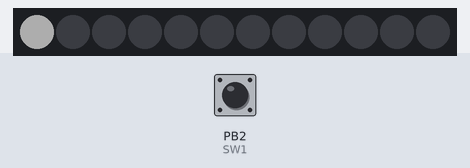
Simulated run of this sketch. Board: ATtiny85, built with avr-gcc and run on an emulated ATtiny85. On the bench: 12 RGB LEDs in strip order, left to right. Inputs (shaded band) come from the test bench; at power-on: PB2 (SW1) HIGH. Dim RGB values are drawn brighter than linear.

Above: at 0.06 s.
At 2.36 s:
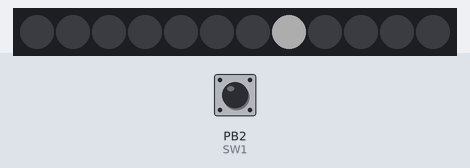
3.8 s: PB2 (SW1) pulled LOW for 1.75 s
At 4.7 s:
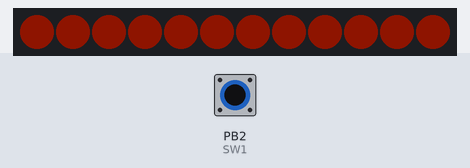

The sketch:

Atbay_v11_RGB.ino
```cpp
//Libraries to include
#include <Adafruit_NeoPixel.h>
#ifdef __AVR__
  #include <avr/power.h>
#endif

//Neopixel info
#define PIXEL_PIN    0
#define NUM_LEDS 12
#define BRIGHTNESS 50

// Defining neopixel strip
  // Parameter 1 = number of pixels in strip,  neopixel stick has 8
  // Parameter 2 = pin number (most are valid)
  // Parameter 3 = pixel type flags, add together as needed:
    // NEO_RGB     Pixels are wired for RGB bitstream
    // NEO_GRB     Pixels are wired for GRB bitstream, correct for neopixel stick
    // NEO_KHZ400  400 KHz bitstream (e.g. FLORA pixels)
    // NEO_KHZ800  800 KHz bitstream (e.g. High Density LED strip), correct for neopixel stick
Adafruit_NeoPixel strip = Adafruit_NeoPixel(NUM_LEDS, PIXEL_PIN, NEO_GRB + NEO_KHZ800);

//Turn Neopixel showtype to OFF---------------------------------------------------------------
int showType = 0;

//Soft tactile button "switch"
#define SW1 2

//Trinket_watch time code
long last = millis();
unsigned long sinceLast = millis();

//24hr clock [00:00 = 12am start of day] [12:00 = 12 noon, midday] [24:00 = 12 midnight end of day]
//int hours = 23;  //Testing to see if reminder light comes on again after 24hrs is reached
int hours = 0;
//int minutes = 59; // Testing to see if reminder light turns off at end of hour 1
int minutes = 0;
int seconds = 0;
int ms = 0;

//Establishes the mode variable which can have the following states
  //It enables the programmer to create a variable that can be a selected set of values.
enum Mode {
  OFF,
  REMINDER,
};

//Defining the mode = off referenced above------------------------------?
Mode mode = OFF;  //---? this was in original code
int docked = 0;

//Callback method prototypes--------------------------------------------?
//void updateInternalTime();
//void modeCheck();
//void readSwitches();
//void controlLED();
//void reminderLight();
//void rewardLight();

//This is a reference table for defining neopixel brightness
byte neopix_gamma[] = {
    0,  0,  0,  0,  0,  0,  0,  0,  0,  0,  0,  0,  0,  0,  0,  0,
    0,  0,  0,  0,  0,  0,  0,  0,  0,  0,  0,  0,  1,  1,  1,  1,
    1,  1,  1,  1,  1,  1,  1,  1,  1,  2,  2,  2,  2,  2,  2,  2,
    2,  3,  3,  3,  3,  3,  3,  3,  4,  4,  4,  4,  4,  5,  5,  5,
    5,  6,  6,  6,  6,  7,  7,  7,  7,  8,  8,  8,  9,  9,  9, 10,
   10, 10, 11, 11, 11, 12, 12, 13, 13, 13, 14, 14, 15, 15, 16, 16,
   17, 17, 18, 18, 19, 19, 20, 20, 21, 21, 22, 22, 23, 24, 24, 25,
   25, 26, 27, 27, 28, 29, 29, 30, 31, 32, 32, 33, 34, 35, 35, 36,
   37, 38, 39, 39, 40, 41, 42, 43, 44, 45, 46, 47, 48, 49, 50, 50,
   51, 52, 54, 55, 56, 57, 58, 59, 60, 61, 62, 63, 64, 66, 67, 68,
   69, 70, 72, 73, 74, 75, 77, 78, 79, 81, 82, 83, 85, 86, 87, 89,
   90, 92, 93, 95, 96, 98, 99,101,102,104,105,107,109,110,112,114,
  115,117,119,120,122,124,126,127,129,131,133,135,137,138,140,142,
  144,146,148,150,152,154,156,158,160,162,164,167,169,171,173,175,
  177,180,182,184,186,189,191,193,196,198,200,203,205,208,210,213,
  215,218,220,223,225,228,231,233,236,239,241,244,247,249,252,255 };

void setup() {
  //Setup Trinket 5V 16MHz
  #if defined (__AVR_ATtiny85__)
    if (F_CPU == 16000000) clock_prescale_set(clock_div_1);
  #endif

   //Setup SW pin... soft tactile button "switch"
  pinMode(SW1, INPUT_PULLUP);

  //Setup Neopixel strip
  strip.setBrightness(BRIGHTNESS);
  strip.begin();
  strip.show(); // Initialize all pixels to 'off'

  //Setup trinket_watch time code ---------------------I think the following is for RTC?
  //Serial.begin(9600);
//  char h1[] = {__TIME__[0], __TIME__[1], '\0'};
//  char m1[] = {__TIME__[3], __TIME__[4], '\0'};
//  char s1[] = {__TIME__[6], __TIME__[7], '\0'};
//  hours = atoi(h1);
//  minutes = atoi(m1);
//  seconds = atoi(s1);

  //These 3 lines are all original code, I didn't comment anything out
  //sw.enable();
  //led.enable();
//  setMode.enable();
}

void loop() {
  modeCheck();
  if (mode == OFF) {
    showType=0;
    controlLED(showType);
  }
  else if (mode == REMINDER) {
    readSwitches();
    if( docked == 0 ){
      showType=1;
      controlLED(showType);
    }
    if( docked == 1 ){
      showType=2;
      controlLED(showType);
    }
  }
  else {
    showType=0;
    controlLED(showType);
  }
  updateInternalTime();
}

void updateInternalTime() {
  // ms = ms + millis() - 0
  ms += millis() - sinceLast;
  sinceLast = millis();
  if (ms >= 1000) {
    // seconds = seconds + (ms/1000)
    seconds += ms / 1000;
    ms = ms % 1000;
  }
  if (seconds >= 60) {
    minutes += seconds/60;
    seconds = seconds % 60;
  }
  if (minutes >= 60) {
    hours += minutes / 60;
    minutes = minutes % 60;
  }
  if (hours >= 24) {
    hours = 0;
  }
}

//Check the time to see what mode it is in (OFF, REMINDER)
void modeCheck() {
  int t_mins = hours*60 + minutes;
  if ( t_mins > 60 ) {
    mode = OFF;
//  } else if ( t_mins <= 60 && t_mins > 60 ) {
  } else if ( t_mins <= 60 ) {
    mode = REMINDER;
  } else {
    mode = OFF;
  }
}

//Reads switches, determines if phone is docked=1 or undocked=2
void readSwitches() {
  static int sw1 = HIGH;
  static int sw1_last = HIGH;

  sw1 = digitalRead(SW1);

    if ( (sw1_last==HIGH && sw1==LOW) && (docked==0) ) {
    //phone docked.
    docked = 1;
    //if ( DEBUG ) {
    //}
  }

    if ( (sw1_last==LOW && sw1==HIGH) ) {
    //phone undocked.
    docked = 0;
    //if ( DEBUG ) {
    //}
  }

  sw1_last = sw1;
}

//Controls what the neopixel should do
void controlLED(int i) {
  switch (i) {
    case 0:   strip.show(); // OFF: Initialize all pixels to 'off'
              break;
    //case 1:   reminderLight(strip.Color(0, 0, 0, 255), 50); // Reminder light: Slow spin white light
              //break;
    case 1:   reminderLight(strip.Color(255, 255, 255), 50); // Reminder light: Slow spin white light
              break;
//    case 2:   rewardLight(10);
//    case 2:   rewardLight(strip.Color(5,215,255), 10);
//    case 2:   rewardLight(strip.Color(255,0,0), 20);
    case 2:   rewardLight(strip.Color(255,50,0), 10); // Reward light: Orange breathing light. Change last number for delay speed.
              break;
  }
}

//Reward light flow
//void rewardLight(uint8_t wait) {
//  for(int j = 0; j < 256 ; j++){
//      for(uint16_t i=0; i<strip.numPixels(); i++) {
//          strip.setPixelColor(i, strip.Color(255,100,0, neopix_gamma[j] ) );
//        }
//        delay(wait);
//        strip.show();
//      }
//  for(int j = 255; j >= 0 ; j--){
//      for(uint16_t i=0; i<strip.numPixels(); i++) {
//          strip.setPixelColor(i, strip.Color(255,100,0, neopix_gamma[j] ) );
//        }
//        delay(wait);
//        strip.show();
//      }
//}

//Reward light flow
  // strip.setPixelColor(number, red, green, blue);
void rewardLight(uint32_t c, uint8_t wait) {
  for(int j = 0; j < 256 ; j++){
      for(uint16_t i=0; i<strip.numPixels(); i++) {
//          strip.setPixelColor(i, (strip.Color(255,100,0), neopix_gamma[j]) );
          strip.setPixelColor(i, c);
        }
        strip.setBrightness(j);
        delay(wait);
        strip.show();
      }
  for(int j = 255; j >= 0 ; j--){
      for(uint16_t i=0; i<strip.numPixels(); i++) {
//          strip.setPixelColor(i, (strip.Color(255,100,0), neopix_gamma[j]) );
          strip.setPixelColor(i, c);
        }
        strip.setBrightness(j);
        delay(wait);
        strip.show();
      }
}

//Reminder light flow
void reminderLight(uint32_t c, uint16_t wait) {
  for(uint16_t i=0; i<strip.numPixels(); i++) {
    // Set the i'th led to color above
    strip.setPixelColor(i, c);
    strip.setBrightness(BRIGHTNESS);
    strip.show();
    // Now that we've shown the leds, reset the i'th led to black
    strip.setPixelColor(i, 0);
    // Wait a little bit before we loop around and do it again
    delay(120);
  }
}
```
